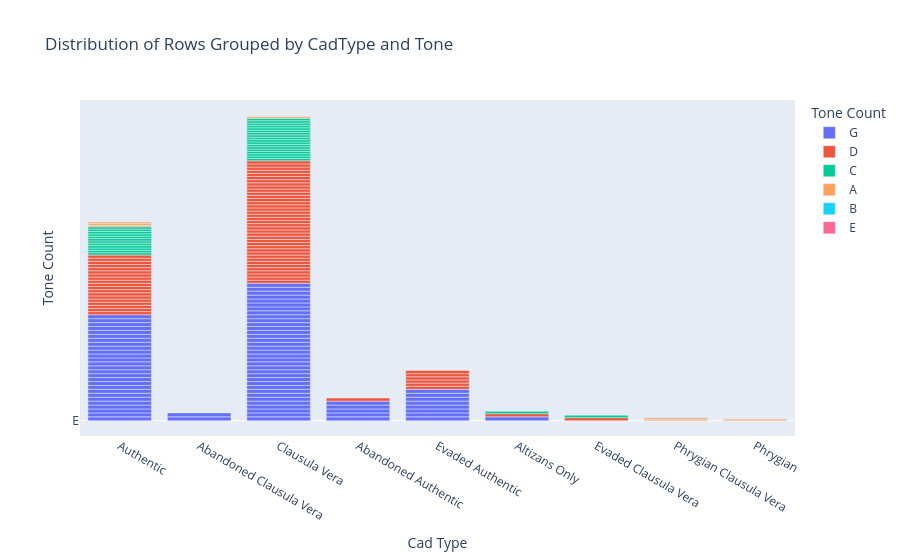

Notebook code cell kept with this figure:
### Markdown cell above
### A Chart of Types and Tones

### Code cell
filtered_df = corpus_cadences[['CadType', 'Tone']]

# Create the bar chart
fig = px.bar(filtered_df, x='CadType', y='Tone', color='Tone',
             labels={'CadType':'Cad Type', 'Tone':'Tone Count'},
             title='Distribution of Rows Grouped by CadType and Tone')

# Show the plot
fig.show()

### Figure 1 — Plotly figure (JSON) as saved in the notebook; plotly's stock layout.template omitted (floating-point values rounded to 4 significant figures)
{"data": [{"alignmentgroup": "True", "hovertemplate": "Tone Count=%{y}<br>Cad Type=%{x}<extra></extra>", "legendgroup": "G", "marker": {"color": "#636efa", "pattern": {"shape": ""}}, "name": "G", "offsetgroup": "G", "orientation": "v", "showlegend": true, "textposition": "auto", "type": "bar", "x": ["Authentic", "Abandoned Clausula Vera", "Clausula Vera", "Authentic", "Abandoned Authentic", "Clausula Vera", "Clausula Vera", "Evaded Authentic", "Clausula Vera", "Clausula Vera", "Authentic", "Evaded Authentic", "Clausula Vera", "Altizans Only", "Clausula Vera", "Clausula Vera", "Clausula Vera", "Authentic", "Evaded Authentic", "Clausula Vera", "Authentic", "Evaded Authentic", "Abandoned Authentic", "Abandoned Authentic", "Clausula Vera", "Clausula Vera", "Authentic", "Clausula Vera", "Clausula Vera", "Clausula Vera", "Clausula Vera", "Evaded Authentic", "Clausula Vera", "Authentic", "Authentic", "Authentic", "Authentic", "Authentic", "Authentic", "Authentic", "Clausula Vera", "Authentic", "Clausula Vera", "Clausula Vera", "Authentic", "Abandoned Authentic", "Clausula Vera", "Clausula Vera", "Clausula Vera", null, "Abandoned Clausula Vera", "Clausula Vera", "Evaded Authentic", "Authentic", "Evaded Authentic", "Authentic", "Clausula Vera", "Clausula Vera", "Authentic", "Clausula Vera", "Clausula Vera", "Abandoned Authentic", "Clausula Vera", "Authentic", "Authentic", "Clausula Vera", "Authentic", "Authentic", "Evaded Authentic", "Authentic", "Clausula Vera", "Authentic", "Clausula Vera", "Authentic", "Clausula Vera", "Clausula Vera", "Clausula Vera", "Authentic", "Authentic"], "xaxis": "x", "y": ["G", "G", "G", "G", "G", "G", "G", "G", "G", "G", "G", "G", "G", "G", "G", "G", "G", "G", "G", "G", "G", "G", "G", "G", "G", "G", "G", "G", "G", "G", "G", "G", "G", "G", "G", "G", "G", "G", "G", "G", "G", "G", "G", "G", "G", "G", "G", "G", "G", "G", "G", "G", "G", "G", "G", "G", "G", "G", "G", "G", "G", "G", "G", "G", "G", "G", "G", "G", "G", "G", "G", "G", "G", "G", "G", "G", "G", "G", "G"], "yaxis": "y"}, {"alignmentgroup": "True", "hovertemplate": "Tone Count=%{y}<br>Cad Type=%{x}<extra></extra>", "legendgroup": "D", "marker": {"color": "#EF553B", "pattern": {"shape": ""}}, "name": "D", "offsetgroup": "D", "orientation": "v", "showlegend": true, "textposition": "auto", "type": "bar", "x": ["Clausula Vera", "Evaded Authentic", "Clausula Vera", "Authentic", "Clausula Vera", "Clausula Vera", "Authentic", "Clausula Vera", "Clausula Vera", "Evaded Authentic", "Clausula Vera", "Authentic", "Clausula Vera", "Authentic", "Authentic", "Clausula Vera", "Clausula Vera", "Clausula Vera", "Clausula Vera", "Clausula Vera", "Clausula Vera", "Clausula Vera", "Clausula Vera", "Authentic", "Clausula Vera", "Clausula Vera", "Clausula Vera", "Evaded Authentic", "Clausula Vera", "Clausula Vera", "Clausula Vera", "Clausula Vera", "Clausula Vera", "Clausula Vera", "Clausula Vera", "Evaded Authentic", "Clausula Vera", "Authentic", "Clausula Vera", "Authentic", "Evaded Authentic", "Clausula Vera", "Authentic", "Clausula Vera", "Clausula Vera", "Authentic", "Authentic", "Clausula Vera", "Clausula Vera", "Evaded Authentic", "Clausula Vera", "Authentic", "Authentic", "Evaded Clausula Vera", "Authentic", "Abandoned Authentic", "Authentic", "Clausula Vera", "Authentic", "Authentic", "Clausula Vera", "Authentic", "Altizans Only", "Authentic", "Clausula Vera", "Clausula Vera", "Clausula Vera"], "xaxis": "x", "y": ["D", "D", "D", "D", "D", "D", "D", "D", "D", "D", "D", "D", "D", "D", "D", "D", "D", "D", "D", "D", "D", "D", "D", "D", "D", "D", "D", "D", "D", "D", "D", "D", "D", "D", "D", "D", "D", "D", "D", "D", "D", "D", "D", "D", "D", "D", "D", "D", "D", "D", "D", "D", "D", "D", "D", "D", "D", "D", "D", "D", "D", "D", "D", "D", "D", "D", "D"], "yaxis": "y"}, {"alignmentgroup": "True", "hovertemplate": "Tone Count=%{y}<br>Cad Type=%{x}<extra></extra>", "legendgroup": "C", "marker": {"color": "#00cc96", "pattern": {"shape": ""}}, "name": "C", "offsetgroup": "C", "orientation": "v", "showlegend": true, "textposition": "auto", "type": "bar", "x": ["Clausula Vera", "Authentic", "Authentic", "Clausula Vera", null, "Clausula Vera", "Clausula Vera", "Clausula Vera", "Clausula Vera", "Clausula Vera", "Authentic", "Evaded Clausula Vera", "Clausula Vera", "Clausula Vera", "Clausula Vera", "Clausula Vera", "Authentic", "Clausula Vera", "Altizans Only", "Authentic", "Clausula Vera", "Clausula Vera", "Authentic", "Authentic", "Clausula Vera", "Authentic", "Authentic", "Clausula Vera", "Authentic", "Authentic", "Clausula Vera", "Clausula Vera", "Authentic"], "xaxis": "x", "y": ["C", "C", "C", "C", "C", "C", "C", "C", "C", "C", "C", "C", "C", "C", "C", "C", "C", "C", "C", "C", "C", "C", "C", "C", "C", "C", "C", "C", "C", "C", "C", "C", "C"], "yaxis": "y"}, {"alignmentgroup": "True", "hovertemplate": "Tone Count=%{y}<br>Cad Type=%{x}<extra></extra>", "legendgroup": "A", "marker": {"color": "#FFA15A", "pattern": {"shape": ""}}, "name": "A", "offsetgroup": "A", "orientation": "v", "showlegend": true, "textposition": "auto", "type": "bar", "x": ["Phrygian Clausula Vera", "Phrygian", null, "Clausula Vera", null, null, "Phrygian Clausula Vera", "Authentic", "Authentic", "Authentic"], "xaxis": "x", "y": ["A", "A", "A", "A", "A", "A", "A", "A", "A", "A"], "yaxis": "y"}, {"alignmentgroup": "True", "hovertemplate": "Tone Count=%{y}<br>Cad Type=%{x}<extra></extra>", "legendgroup": "B", "marker": {"color": "#19d3f3", "pattern": {"shape": ""}}, "name": "B", "offsetgroup": "B", "orientation": "v", "showlegend": true, "textposition": "auto", "type": "bar", "x": ["Phrygian Clausula Vera"], "xaxis": "x", "y": ["B"], "yaxis": "y"}, {"alignmentgroup": "True", "hovertemplate": "Tone Count=%{y}<br>Cad Type=%{x}<extra></extra>", "legendgroup": "E", "marker": {"color": "#FF6692", "pattern": {"shape": ""}}, "name": "E", "offsetgroup": "E", "orientation": "v", "showlegend": true, "textposition": "auto", "type": "bar", "x": ["Phrygian Clausula Vera", "Phrygian Clausula Vera", "Phrygian Clausula Vera"], "xaxis": "x", "y": ["E", "E", "E"], "yaxis": "y"}], "layout": {"autosize": true, "barmode": "relative", "legend": {"title": {"text": "Tone Count"}, "tracegroupgap": 0}, "title": {"text": "Distribution of Rows Grouped by CadType and Tone"}, "xaxis": {"anchor": "y", "autorange": true, "domain": [0, 1], "range": [-0.5, 8.5], "title": {"text": "Cad Type"}, "type": "category"}, "yaxis": {"anchor": "x", "autorange": true, "categoryarray": ["E", "B", "A", null, "C", "D", "G"], "categoryorder": "array", "domain": [0, 1], "range": [-19.39, 408.4], "title": {"text": "Tone Count"}, "type": "category"}}}
